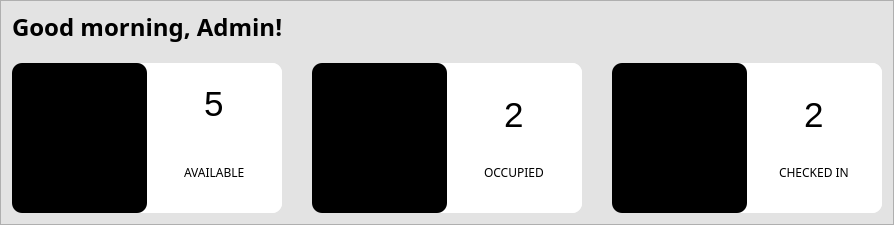
               <widget class="QFrame" name="frame_21">
                <property name="sizePolicy">
                 <sizepolicy hsizetype="Expanding" vsizetype="Preferred">
                  <horstretch>0</horstretch>
                  <verstretch>0</verstretch>
                 </sizepolicy>
                </property>
                <property name="styleSheet">
                 <string notr="true">background-color: rgb(227, 227, 227);
</string>
                </property>
                <property name="frameShape">
                 <enum>QFrame::StyledPanel</enum>
                </property>
                <property name="frameShadow">
                 <enum>QFrame::Raised</enum>
                </property>
                <layout class="QGridLayout" name="gridLayout_33">
                 <property name="topMargin">
                  <number>0</number>
                 </property>
                 <property name="horizontalSpacing">
                  <number>30</number>
                 </property>
                 <property name="verticalSpacing">
                  <number>10</number>
                 </property>
                 <item row="1" column="0">
                  <widget class="QWidget" name="widget_20" native="true">
                   <property name="sizePolicy">
                    <sizepolicy hsizetype="Expanding" vsizetype="Preferred">
                     <horstretch>0</horstretch>
                     <verstretch>125</verstretch>
                    </sizepolicy>
                   </property>
                   <property name="minimumSize">
                    <size>
                     <width>270</width>
                     <height>150</height>
                    </size>
                   </property>
                   <property name="maximumSize">
                    <size>
                     <width>16777215</width>
                     <height>200</height>
                    </size>
                   </property>
                   <property name="styleSheet">
                    <string notr="true">background-color: rgb(255, 255, 255);
border-radius: 10px;
border: none;</string>
                   </property>
                   <layout class="QHBoxLayout" name="horizontalLayout_27">
                    <property name="spacing">
                     <number>0</number>
                    </property>
                    <property name="leftMargin">
                     <number>0</number>
                    </property>
                    <property name="topMargin">
                     <number>0</number>
                    </property>
                    <property name="rightMargin">
                     <number>0</number>
                    </property>
                    <property name="bottomMargin">
                     <number>0</number>
                    </property>
                    <item>
                     <widget class="QWidget" name="widget_43" native="true">
                      <property name="sizePolicy">
                       <sizepolicy hsizetype="MinimumExpanding" vsizetype="MinimumExpanding">
                        <horstretch>0</horstretch>
                        <verstretch>0</verstretch>
                       </sizepolicy>
                      </property>
                      <property name="styleSheet">
                       <string notr="true">background-color: rgb(0, 0, 0);</string>
                      </property>
                      <layout class="QGridLayout" name="gridLayout_27">
                       <property name="leftMargin">
                        <number>15</number>
                       </property>
                       <property name="topMargin">
                        <number>10</number>
                       </property>
                       <property name="rightMargin">
                        <number>15</number>
                       </property>
                       <property name="bottomMargin">
                        <number>10</number>
                       </property>
                       <property name="spacing">
                        <number>0</number>
                       </property>
                       <item row="0" column="0" alignment="Qt::AlignHCenter|Qt::AlignVCenter">
                        <widget class="QLabel" name="label_33">
                         <property name="sizePolicy">
                          <sizepolicy hsizetype="Fixed" vsizetype="Fixed">
                           <horstretch>0</horstretch>
                           <verstretch>0</verstretch>
                          </sizepolicy>
                         </property>
                         <property name="minimumSize">
                          <size>
                           <width>80</width>
                           <height>80</height>
                          </size>
                         </property>
                         <property name="maximumSize">
                          <size>
                           <width>100</width>
                           <height>100</height>
                          </size>
                         </property>
                         <property name="styleSheet">
                          <string notr="true"/>
                         </property>
                         <property name="text">
                          <string/>
                         </property>
                         <property name="pixmap">
                          <pixmap>room_icon_white.png</pixmap>
                         </property>
                         <property name="scaledContents">
                          <bool>true</bool>
                         </property>
                        </widget>
                       </item>
                      </layout>
                     </widget>
                    </item>
                    <item>
                     <widget class="QWidget" name="widget_44" native="true">
                      <property name="sizePolicy">
                       <sizepolicy hsizetype="Expanding" vsizetype="Expanding">
                        <horstretch>0</horstretch>
                        <verstretch>0</verstretch>
                       </sizepolicy>
                      </property>
                      <layout class="QVBoxLayout" name="verticalLayout_12">
                       <item alignment="Qt::AlignHCenter">
                        <widget class="QLabel" name="lblTotalRooms">
                         <property name="font">
                          <font>
                           <family>MS Shell Dlg 2</family>
                           <pointsize>26</pointsize>
                           <weight>9</weight>
                           <italic>false</italic>
                           <bold>false</bold>
                          </font>
                         </property>
                         <property name="styleSheet">
                          <string notr="true">font: 75 26pt &quot;MS Shell Dlg 2&quot;;</string>
                         </property>
                         <property name="text">
                          <string>5</string>
                         </property>
                        </widget>
                       </item>
                       <item alignment="Qt::AlignHCenter">
                        <widget class="QLabel" name="label_75">
                         <property name="font">
                          <font>
                           <family>Century Gothic</family>
                           <pointsize>9</pointsize>
                           <weight>50</weight>
                           <bold>false</bold>
                          </font>
                         </property>
                         <property name="text">
                          <string>AVAILABLE</string>
                         </property>
                        </widget>
                       </item>
                      </layout>
                     </widget>
                    </item>
                   </layout>
                  </widget>
                 </item>
                 <item row="1" column="1">
                  <widget class="QWidget" name="widget_21" native="true">
                   <property name="sizePolicy">
                    <sizepolicy hsizetype="Preferred" vsizetype="Preferred">
                     <horstretch>0</horstretch>
                     <verstretch>125</verstretch>
                    </sizepolicy>
                   </property>
                   <property name="minimumSize">
                    <size>
                     <width>270</width>
                     <height>150</height>
                    </size>
                   </property>
                   <property name="maximumSize">
                    <size>
                     <width>16777215</width>
                     <height>200</height>
                    </size>
                   </property>
                   <property name="styleSheet">
                    <string notr="true">background-color: rgb(255, 255, 255);
border-radius: 10px;
border: none;</string>
                   </property>
                   <layout class="QHBoxLayout" name="horizontalLayout_7">
                    <property name="spacing">
                     <number>0</number>
                    </property>
                    <property name="leftMargin">
                     <number>0</number>
                    </property>
                    <property name="topMargin">
                     <number>0</number>
                    </property>
                    <property name="rightMargin">
                     <number>0</number>
                    </property>
                    <property name="bottomMargin">
                     <number>0</number>
                    </property>
                    <item>
                     <widget class="QWidget" name="widget_45" native="true">
                      <property name="sizePolicy">
                       <sizepolicy hsizetype="MinimumExpanding" vsizetype="MinimumExpanding">
                        <horstretch>0</horstretch>
                        <verstretch>0</verstretch>
                       </sizepolicy>
                      </property>
                      <property name="styleSheet">
                       <string notr="true">background-color: rgb(0, 0, 0);</string>
                      </property>
                      <layout class="QGridLayout" name="gridLayout_28">
                       <property name="leftMargin">
                        <number>20</number>
                       </property>
                       <property name="topMargin">
                        <number>10</number>
                       </property>
                       <property name="rightMargin">
                        <number>22</number>
                       </property>
                       <property name="bottomMargin">
                        <number>10</number>
                       </property>
                       <property name="spacing">
                        <number>0</number>
                       </property>
                       <item row="0" column="0" alignment="Qt::AlignHCenter|Qt::AlignVCenter">
                        <widget class="QLabel" name="label_34">
                         <property name="sizePolicy">
                          <sizepolicy hsizetype="Fixed" vsizetype="Fixed">
                           <horstretch>0</horstretch>
                           <verstretch>0</verstretch>
                          </sizepolicy>
                         </property>
                         <property name="minimumSize">
                          <size>
                           <width>80</width>
                           <height>80</height>
                          </size>
                         </property>
                         <property name="maximumSize">
                          <size>
                           <width>100</width>
                           <height>100</height>
                          </size>
                         </property>
                         <property name="text">
                          <string/>
                         </property>
                         <property name="pixmap">
                          <pixmap>d_icon_avail.png</pixmap>
                         </property>
                         <property name="scaledContents">
                          <bool>true</bool>
                         </property>
                        </widget>
                       </item>
                      </layout>
                     </widget>
                    </item>
                    <item>
                     <widget class="QWidget" name="widget_64" native="true">
                      <property name="sizePolicy">
                       <sizepolicy hsizetype="Expanding" vsizetype="Expanding">
                        <horstretch>0</horstretch>
                        <verstretch>0</verstretch>
                       </sizepolicy>
                      </property>
                      <layout class="QVBoxLayout" name="verticalLayout_30">
                       <item alignment="Qt::AlignHCenter|Qt::AlignBottom">
                        <widget class="QLabel" name="label_61">
                         <property name="font">
                          <font>
                           <family>MS Shell Dlg 2</family>
                           <pointsize>26</pointsize>
                           <weight>9</weight>
                           <italic>false</italic>
                           <bold>false</bold>
                          </font>
                         </property>
                         <property name="styleSheet">
                          <string notr="true">font: 75 26pt &quot;MS Shell Dlg 2&quot;;</string>
                         </property>
                         <property name="text">
                          <string>2</string>
                         </property>
                        </widget>
                       </item>
                       <item alignment="Qt::AlignHCenter|Qt::AlignVCenter">
                        <widget class="QLabel" name="label_82">
                         <property name="font">
                          <font>
                           <family>Century Gothic</family>
                           <pointsize>9</pointsize>
                           <weight>50</weight>
                           <bold>false</bold>
                          </font>
                         </property>
                         <property name="text">
                          <string>OCCUPIED</string>
                         </property>
                        </widget>
                       </item>
                      </layout>
                     </widget>
                    </item>
                   </layout>
                  </widget>
                 </item>
                 <item row="1" column="2">
                  <widget class="QWidget" name="widget_54" native="true">
                   <property name="sizePolicy">
                    <sizepolicy hsizetype="Preferred" vsizetype="Preferred">
                     <horstretch>0</horstretch>
                     <verstretch>0</verstretch>
                    </sizepolicy>
                   </property>
                   <property name="minimumSize">
                    <size>
                     <width>270</width>
                     <height>150</height>
                    </size>
                   </property>
                   <property name="maximumSize">
                    <size>
                     <width>16777215</width>
                     <height>200</height>
                    </size>
                   </property>
                   <property name="styleSheet">
                    <string notr="true">background-color: rgb(255, 255, 255);
border-radius: 10px;
border: none;</string>
                   </property>
                   <layout class="QHBoxLayout" name="horizontalLayout_32">
                    <property name="spacing">
                     <number>0</number>
                    </property>
                    <property name="leftMargin">
                     <number>0</number>
                    </property>
                    <property name="topMargin">
                     <number>0</number>
                    </property>
                    <property name="rightMargin">
                     <number>0</number>
                    </property>
                    <property name="bottomMargin">
                     <number>0</number>
                    </property>
                    <item>
                     <widget class="QWidget" name="widget_55" native="true">
                      <property name="sizePolicy">
                       <sizepolicy hsizetype="MinimumExpanding" vsizetype="MinimumExpanding">
                        <horstretch>0</horstretch>
                        <verstretch>0</verstretch>
                       </sizepolicy>
                      </property>
                      <property name="styleSheet">
                       <string notr="true">background-color: rgb(0, 0, 0);</string>
                      </property>
                      <layout class="QGridLayout" name="gridLayout_32">
                       <property name="leftMargin">
                        <number>10</number>
                       </property>
                       <property name="topMargin">
                        <number>10</number>
                       </property>
                       <property name="rightMargin">
                        <number>15</number>
                       </property>
                       <property name="bottomMargin">
                        <number>10</number>
                       </property>
                       <property name="spacing">
                        <number>0</number>
                       </property>
                       <item row="0" column="0" alignment="Qt::AlignHCenter|Qt::AlignVCenter">
                        <widget class="QLabel" name="label_38">
                         <property name="sizePolicy">
                          <sizepolicy hsizetype="Fixed" vsizetype="Fixed">
                           <horstretch>0</horstretch>
                           <verstretch>0</verstretch>
                          </sizepolicy>
                         </property>
                         <property name="minimumSize">
                          <size>
                           <width>80</width>
                           <height>80</height>
                          </size>
                         </property>
                         <property name="maximumSize">
                          <size>
                           <width>120</width>
                           <height>100</height>
                          </size>
                         </property>
                         <property name="text">
                          <string/>
                         </property>
                         <property name="pixmap">
                          <pixmap>guest_icon_white.png</pixmap>
                         </property>
                         <property name="scaledContents">
                          <bool>true</bool>
                         </property>
                        </widget>
                       </item>
                      </layout>
                     </widget>
                    </item>
                    <item>
                     <widget class="QWidget" name="widget_56" native="true">
                      <property name="sizePolicy">
                       <sizepolicy hsizetype="Expanding" vsizetype="Expanding">
                        <horstretch>0</horstretch>
                        <verstretch>0</verstretch>
                       </sizepolicy>
                      </property>
                      <layout class="QVBoxLayout" name="verticalLayout_17">
                       <item alignment="Qt::AlignHCenter|Qt::AlignBottom">
                        <widget class="QLabel" name="lblEmployeesTotal">
                         <property name="font">
                          <font>
                           <family>MS Shell Dlg 2</family>
                           <pointsize>26</pointsize>
                           <weight>9</weight>
                           <italic>false</italic>
                           <bold>false</bold>
                          </font>
                         </property>
                         <property name="styleSheet">
                          <string notr="true">font: 75 26pt &quot;MS Shell Dlg 2&quot;;</string>
                         </property>
                         <property name="text">
                          <string>2</string>
                         </property>
                        </widget>
                       </item>
                       <item alignment="Qt::AlignHCenter|Qt::AlignVCenter">
                        <widget class="QLabel" name="label_80">
                         <property name="font">
                          <font>
                           <family>Century Gothic</family>
                           <pointsize>9</pointsize>
                           <weight>50</weight>
                           <bold>false</bold>
                          </font>
                         </property>
                         <property name="text">
                          <string>CHECKED IN</string>
                         </property>
                        </widget>
                       </item>
                      </layout>
                     </widget>
                    </item>
                   </layout>
                  </widget>
                 </item>
                 <item row="0" column="0" colspan="3">
                  <widget class="QWidget" name="widget_49" native="true">
                   <property name="sizePolicy">
                    <sizepolicy hsizetype="Preferred" vsizetype="Fixed">
                     <horstretch>0</horstretch>
                     <verstretch>0</verstretch>
                    </sizepolicy>
                   </property>
                   <layout class="QGridLayout" name="gridLayout_30">
                    <property name="leftMargin">
                     <number>0</number>
                    </property>
                    <item row="0" column="1">
                     <spacer name="horizontalSpacer_38">
                      <property name="orientation">
                       <enum>Qt::Horizontal</enum>
                      </property>
                      <property name="sizeHint" stdset="0">
                       <size>
                        <width>40</width>
                        <height>20</height>
                       </size>
                      </property>
                     </spacer>
                    </item>
                    <item row="0" column="0">
                     <widget class="QLabel" name="label_36">
                      <property name="font">
                       <font>
                        <family>Century Gothic</family>
                        <pointsize>18</pointsize>
                        <weight>75</weight>
                        <bold>true</bold>
                       </font>
                      </property>
                      <property name="text">
                       <string>Good morning, Admin!</string>
                      </property>
                     </widget>
                    </item>
                   </layout>
                  </widget>
                 </item>
                </layout>
               </widget>
